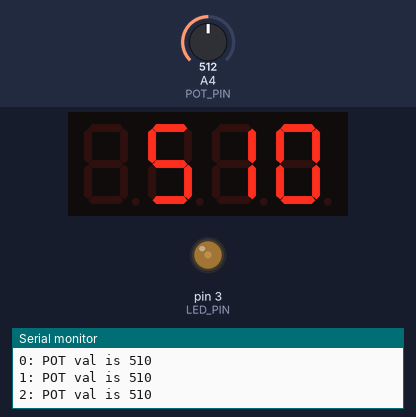
Recording of a sketch running on a simulated Arduino Uno, built with avr-gcc and run on an emulated ATmega328P. Parts: 4-digit seven-segment display, output pins drawn as LEDs (lit = HIGH), the last lines printed to the serial monitor. Dashed ring = blinking. The test bench sets the inputs (shaded band); at power-on: A4 (POT_PIN) = 512.

Above: at 1.7 s.
1.8 s: A4 (POT_PIN) set to 122
At 2.12 s:
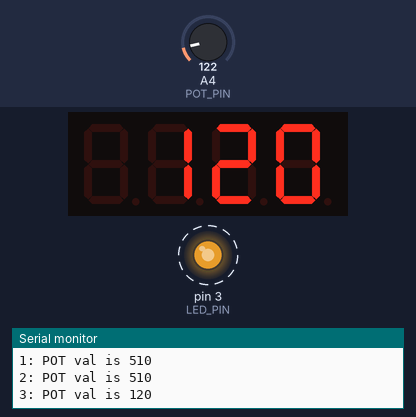
3.3 s: A4 (POT_PIN) set to 0
At 4.8 s:
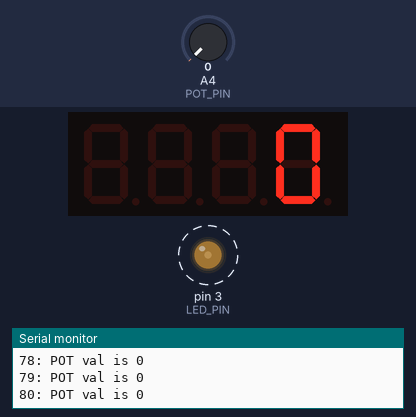
5.1 s: A4 (POT_PIN) set to 306
At 5.31 s:
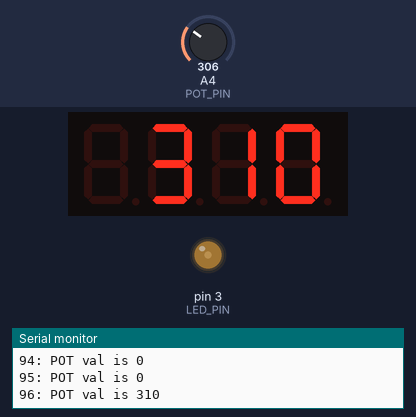
Timing chart, 0 to 12.6 s (numbered marks = the images above; inputs shaded):
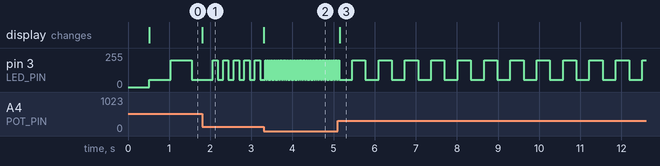

Measured:
- after the input at 1.8 s, the display: changes at once (image 1)
- after the input at 3.3 s, pin 3 (LED_PIN): alternates 200/255 for 0.02 s and 55/255 for 0.02 s, starting after 0.07 s; the display: changes at once (image 2)
- after the input at 5.1 s, the display: changes after 0.06 s (image 3)
- by itself, pin 3 (LED_PIN): alternates 200/255 for 0.13 s and 55/255 for 0.13 s

The sketch:

attiny_7seg.ino
```cpp
// (licence header left out)
#include <Arduino.h>
#include <TM1637Display.h>

#define DO_PRINTS

#define CLK_PIN 1 // package pin 3 on AtTiny 412
#define DIO_PIN 2 // package pin 4
#define LED_PIN 3 // package pin 5
#define POT_PIN 4 // package pin 7
// Serial TX is always on package pin 2.

TM1637Display display(CLK_PIN, DIO_PIN);

void setup()
{
#ifdef DO_PRINTS
  Serial.begin(115200); // Serial baud = 115200
  delay(500);
  Serial.println("\n\nattiny demonstration starting...");
#endif

  pinMode(LED_PIN, OUTPUT);
  display.setBrightness(0x0);
}

void loop()
{
  int pot_val;
  static int led_val = 200;
#ifdef DO_PRINTS
  static int print_count = 0;
#endif
  static unsigned long next_millis = 0;
  unsigned long cur_millis;

  /* Read value from POT 0-1023 and show it on the 7 segement LED display
   * each time in loop */
  pot_val = analogRead(POT_PIN);
  pot_val = ((pot_val + 5)/10)*10;
  display.showNumberDec(pot_val, false);

  /* Use POT value interpreted as milliseconds to control how often the LED
   * changes brightness and the POT value is printed. */
  cur_millis = millis();
  if (cur_millis >= next_millis) {
    next_millis = cur_millis + pot_val;
    led_val = 255 -led_val;
    analogWrite(LED_PIN, led_val);
#ifdef DO_PRINTS
    Serial.print(print_count++);
    Serial.print(": POT val is ");
    Serial.println(pot_val);
#endif
  }
}
```
